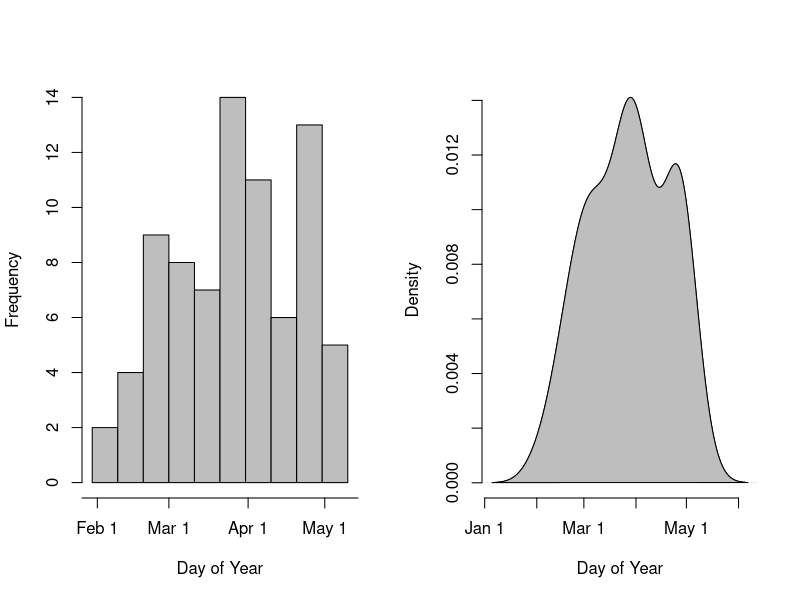

The R source for this figure:
# script to look at the feeder fetus recovery data
setwd("~/BitBucket/VIT/Analysis")
rm(list = ls())
library(lubridate)

#read in the data
Fetus <- read.table('FetusRecoveryField.txt', header = T)

# reformat the dates
Fetus$Date2 <- mdy(Fetus$Date)
Fetus$DOY <- yday(Fetus$Date2)
Fetus <- Fetus[order(Fetus$DOY),] # sort by doy
Fetus <- subset(Fetus, is.na(Fetus$Date2) == F) # remove the NAs
#Fetus$DOY2 <- as.Date("01/01/2013", "%m/%d/%Y") + Fetus$DOY - 1

t <- c( 1, 32, 60, 91, 121, 152) # axis labels on the 1st of the month
labs <- c("Jan 1", "Feb 1", "Mar 1", "Apr 1", "May 1", "June 1")

# PLOT
par(mfrow = c(1,2))
hist(Fetus$DOY, breaks = 10, main = '', xlab = "Day of Year", xaxt = "n", col = 'grey')
axis(1, at = t, labels = labs)

d <- density(Fetus$DOY)
plot(d, main = '', xlab = "Day of Year", xaxt = "n", bg = 'grey', bty = "none")
axis(1, at = t, labels = labs)
polygon(d, col = 'grey')
